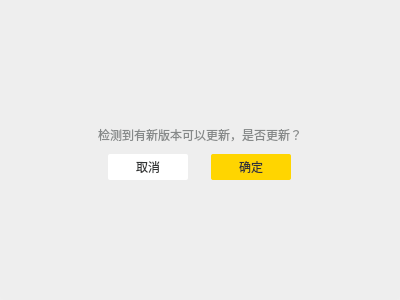
<?xml version="1.0" encoding="UTF-8"?>
<ui version="4.0">
 <class>updateWidget</class>
 <widget class="QWidget" name="updateWidget">
  <property name="geometry">
   <rect>
    <x>0</x>
    <y>0</y>
    <width>400</width>
    <height>300</height>
   </rect>
  </property>
  <property name="windowTitle">
   <string>Form</string>
  </property>
  <layout class="QHBoxLayout" name="horizontalLayout">
   <property name="spacing">
    <number>0</number>
   </property>
   <property name="leftMargin">
    <number>0</number>
   </property>
   <property name="topMargin">
    <number>0</number>
   </property>
   <property name="rightMargin">
    <number>0</number>
   </property>
   <property name="bottomMargin">
    <number>0</number>
   </property>
   <item>
    <widget class="QWidget" name="widget" native="true">
     <property name="styleSheet">
      <string notr="true">#widget{
    
	background-color: #eeeeee;
border-bottom-left-radius:4px;
border-bottom-right-radius:4px;
}
QLabel{
font-family:&quot;微软雅黑&quot;;
font-size:12px;
color:#868989;
line-height:12px;
text-align:right;
}
QCheckBox{
font-family:&quot;微软雅黑&quot;;
font-size:12px;
color:#868989;
line-height:12px;
text-align:right;
}
QPushButton{
font-family:&quot;微软雅黑&quot;;
font-size:12px;
color:#323434;
letter-spacing:0;
line-height:12px;
text-align:center;
}</string>
     </property>
     <layout class="QGridLayout" name="gridLayout">
      <item row="0" column="1">
       <spacer name="verticalSpacer">
        <property name="orientation">
         <enum>Qt::Vertical</enum>
        </property>
        <property name="sizeHint" stdset="0">
         <size>
          <width>20</width>
          <height>40</height>
         </size>
        </property>
       </spacer>
      </item>
      <item row="3" column="1">
       <spacer name="verticalSpacer_2">
        <property name="orientation">
         <enum>Qt::Vertical</enum>
        </property>
        <property name="sizeHint" stdset="0">
         <size>
          <width>20</width>
          <height>40</height>
         </size>
        </property>
       </spacer>
      </item>
      <item row="2" column="0">
       <spacer name="horizontalSpacer">
        <property name="orientation">
         <enum>Qt::Horizontal</enum>
        </property>
        <property name="sizeHint" stdset="0">
         <size>
          <width>40</width>
          <height>20</height>
         </size>
        </property>
       </spacer>
      </item>
      <item row="2" column="2">
       <spacer name="horizontalSpacer_2">
        <property name="orientation">
         <enum>Qt::Horizontal</enum>
        </property>
        <property name="sizeHint" stdset="0">
         <size>
          <width>40</width>
          <height>20</height>
         </size>
        </property>
       </spacer>
      </item>
      <item row="2" column="1">
       <layout class="QHBoxLayout" name="horizontalLayout_2">
        <item>
         <widget class="QPushButton" name="cancelBtn">
          <property name="minimumSize">
           <size>
            <width>80</width>
            <height>26</height>
           </size>
          </property>
          <property name="maximumSize">
           <size>
            <width>80</width>
            <height>26</height>
           </size>
          </property>
          <property name="styleSheet">
           <string notr="true">background:#ffffff;
border-radius:2px;
</string>
          </property>
          <property name="text">
           <string>取消</string>
          </property>
         </widget>
        </item>
        <item>
         <widget class="QPushButton" name="confirmBtn">
          <property name="minimumSize">
           <size>
            <width>80</width>
            <height>26</height>
           </size>
          </property>
          <property name="maximumSize">
           <size>
            <width>80</width>
            <height>26</height>
           </size>
          </property>
          <property name="styleSheet">
           <string notr="true">background:#ffd500;
border-radius:2px;
</string>
          </property>
          <property name="text">
           <string>确定</string>
          </property>
         </widget>
        </item>
       </layout>
      </item>
      <item row="1" column="1">
       <widget class="QLabel" name="label">
        <property name="minimumSize">
         <size>
          <width>218</width>
          <height>27</height>
         </size>
        </property>
        <property name="maximumSize">
         <size>
          <width>218</width>
          <height>27</height>
         </size>
        </property>
        <property name="text">
         <string>检测到有新版本可以更新，是否更新？</string>
        </property>
        <property name="alignment">
         <set>Qt::AlignCenter</set>
        </property>
       </widget>
      </item>
     </layout>
    </widget>
   </item>
  </layout>
 </widget>
 <resources/>
 <connections/>
</ui>
